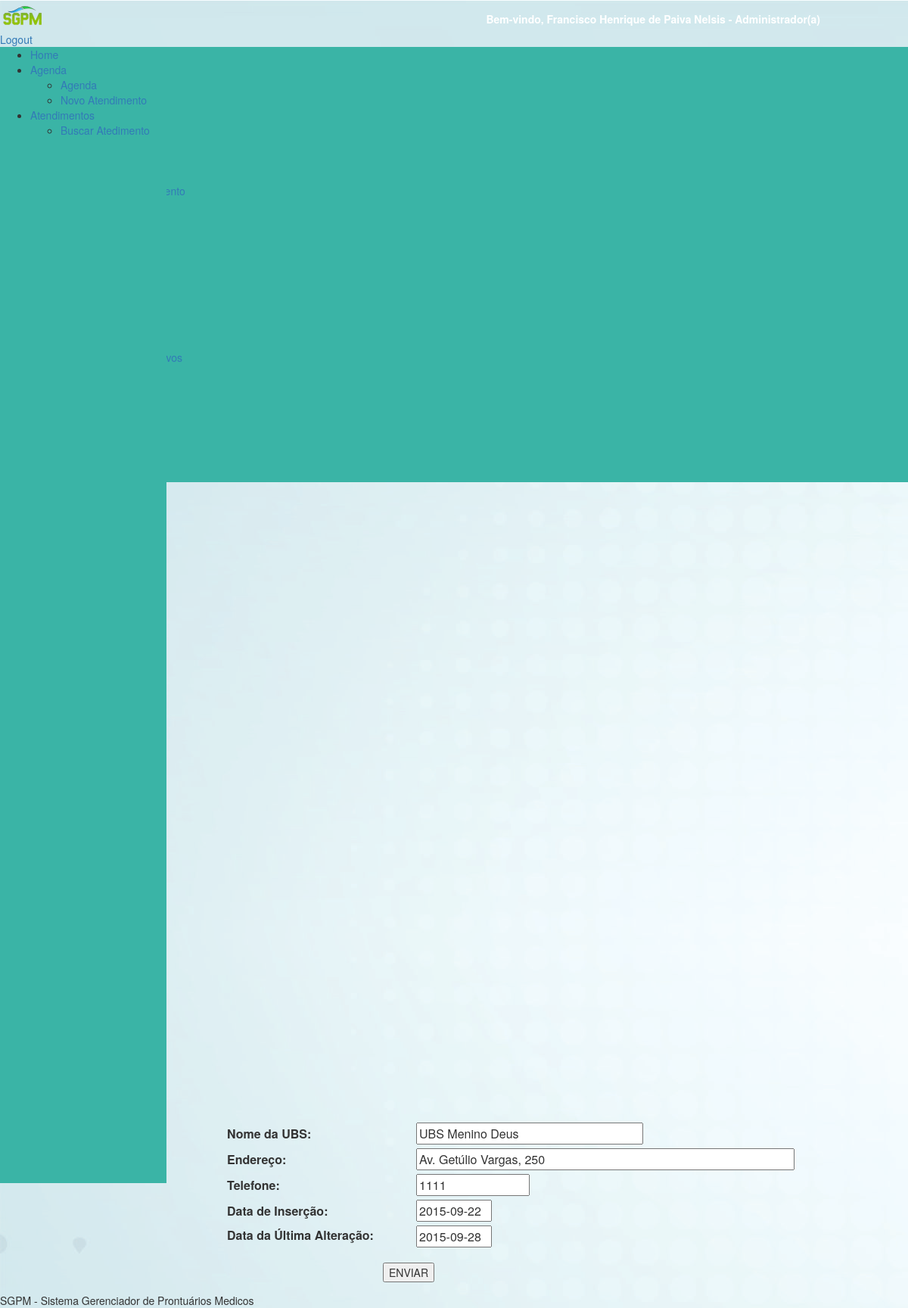
The app's page /formUBS.php?id=1 (signed in), older data.
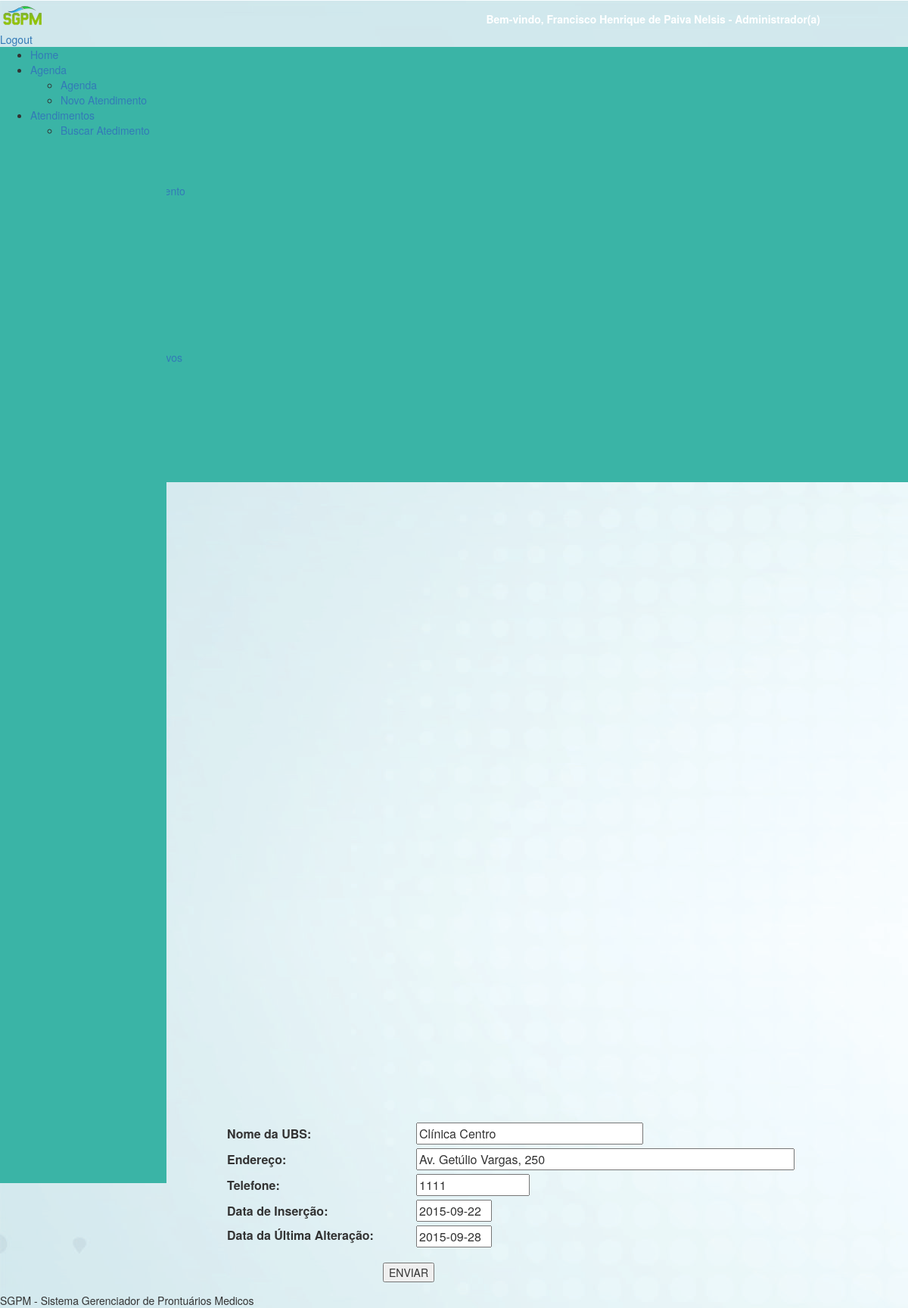
The same page, newer data.
### tables this page shows
CREATE TABLE IF NOT EXISTS `ubs` (
  `id_ubs` int(5) NOT NULL AUTO_INCREMENT,
  `ubs_atendimento` varchar(50) NOT NULL,
  `endereco` varchar(50) DEFAULT NULL,
  `telefone` int(10) DEFAULT NULL,
  `data_insercao` date DEFAULT NULL,
  `data_alteracao` date DEFAULT NULL,
  `data_desativacao` date DEFAULT NULL,
  PRIMARY KEY (`id_ubs`),
  UNIQUE KEY `id_ubs` (`id_ubs`)
);

### includes/funcoes_permissao.php (called while the page is built, shortened)
<?php
function verificarPermissao($permissao) {
    return array_search($permissao, $_SESSION['LOGIN']['PERMISSOES']) !== false ? true : false;
}

### formUBS.php (the view, shortened to what this page needs)
<?php include ('includes/cabecalho.php')?>
<?php include ('includes/menu.php')?>
<?php include ('includes/menuBack.php')?>
<?php
if (isset ( $_GET ['id'] )) {
	$con = mysqli_connect ( "localhost", "root", "", "sgpm" );
	mysqli_set_charset ( $con, "utf8" );
	$query = mysqli_query ( $con, "SELECT * FROM ubs WHERE id_ubs = {$_GET['id']} " );
	$dadosUBS = mysqli_fetch_array ( $query );
}
?>
<div class="divTudoFormUBS">
	<div id="tituloPaginaUBSCadastroAlteracao">
		<center><?php echo isset($_GET['id']) ? "Alterar UBS" : "Nova UBS"; ?></center>
	</div>
	<center>
		<div id="formConsultaAtendimento">
			<div class="content-dataTable" style="width: 40%; margin: 0 auto; margin-top: -200px; margin-left: 300px">
				<form method="POST">
					<table width="100%">
						<tr>
							<br />
							<td><label for="ubs_atendimento" style="width: 250px;">Nome da UBS:</label></td>
							<td><input style="width: 300px; margin-bottom: 5px;" type="text" placeholder="Nome da UBS de Atendimento"
								name="ubs_atendimento" id="ubs_atendimento"
								maxlength="50"
								value="<?php
								if (isset ( $dadosUBS ['ubs_atendimento'] )) {
									echo $dadosUBS ['ubs_atendimento'];
								}
								?>" /></td>
						</tr>
						<tr>
							<br />
							<td><label for="endereco">Endereço:</label></td>
							<td><input style="width: 500px; margin-bottom: 5px;" type="text"
								name="endereco" id="endereco" maxlength="400"
								value="<?php
								if (isset ( $dadosUBS ['endereco'] )) {
									echo $dadosUBS ['endereco'];
								}
								?>" /></td>
						</tr>
						<tr>
							<br />
							<td><label for="telefone">Telefone:</label></td>
							<td><input style="width: 150px; margin-bottom: 5px;" type="text"
								name="telefone" class="telefone" id="telefone" maxlength="10"
								value="<?php
								if (isset ( $dadosUBS ['telefone'] )) {
									echo $dadosUBS ['telefone'];
								}
								?>" /></td>
						</tr>
						<tr>
							<br />
							<td><label for="data_insercao">Data de Inser&#231;&#227;o:</label></td>
							<td><input readonly style="width: 100px; margin-bottom: 5px;" type="text"
								name="data_insercao" id="data_insercao" maxlength="10"
								value="<?php
								if (isset ( $dadosUBS ['data_insercao'] )) {
									echo $dadosUBS ['data_insercao'];
								} else {
									echo date ( "j, n, Y" );
								}
								?>" /></td>
						</tr>
						<tr>
							<br />
							<td><label for="data_alteracao">Data da &#218;ltima
									Altera&#231;&#227;o:</label></td>
							<td><input readonly style="width: 100px;" type="text"
								name="data_alteracao" id="data_alteracao" maxlength="10"
								value="<?php
								if (isset ( $dadosUBS ['data_alteracao'] )) {
									echo $dadosUBS ['data_alteracao'];
								}
								?>" /></td>
						</tr>
					</table>
					<br> <input type="hidden" id="id" name="id"
						?>" /> <input type="submit" name="enviar" value="ENVIAR"
						id="enviar_cadastro" />
				</form>
			</div>
		</div>
	</center>
</div>
<?php include ('includes/rodape.php')?>

### includes/cabecalho.php (shortened to what this page needs)
<?php
include ('includes/funcoes_permissao.php');
?>
<html>
<head>
<LINK href="css/bootstrap.css" rel="stylesheet" type="text/css">
<link rel="stylesheet" type="text/css" href="css/dataTables.css">
<link rel="stylesheet" type="text/css" href="css/menu.css">
<link rel="stylesheet" type="text/css" href="js/calendar/fullcalendar.css">
</head>
<body style="background-image: url(img/background_su.jpg);">
	<div class="cabecalho">
		<a href="home.php"> <img src="img/sgpm_logo2_fundoless_pequeno.png"
			class="logo"></a>
            <?php if (isset($_SESSION['LOGIN'])): ?>
                <div class="apresentacao">
			<?php if ($_SESSION ['LOGIN'] ['TIPO_FUNCIONARIO'] == 1): ?>
				<strong>Bem-vindo, <?php echo $_SESSION ['LOGIN'] ['NOME'] . " - " . $_SESSION ['LOGIN'] ['CARGO']; ?></strong>
			<?php endif; ?>
		</div>
		<div class="wrapLogoutButton">
			<a class="logoutButton" href="logout.php">Logout</a>
		</div>
            <?php endif; ?>
        </div>

### includes/menu.php (shortened to what this page needs)
<div id='cssmenu' style="height: 575px; background-color: #3ab4a6;">
	<ul>
		<li><a href='home.php'>Home</a></li>
		<li class='active'><a href='#'>Agenda</a>
			<ul>
                    <li><a href='consultarAgenda.php'>Agenda</a></li>
                    <li><a href='formAgenda.php'>Novo Atendimento</a>
			</ul></li>
<?php if (verificarPermissao('ATENDIMENTO_LISTAR') || verificarPermissao('ATENDIMENTO_INSERIR')): ?>
		<li class='active'><a href='#'>Atendimentos</a>
			<ul>
                <?php if (verificarPermissao('ATENDIMENTO_LISTAR')): ?>
                    <li><a href='consultarAtendimento.php'>Buscar
						Atedimento</a></li>
                <?php endif; ?>
                <?php if (verificarPermissao('ATENDIMENTO_INSERIR')): ?>
                    <li><a href='formAtendimento.php'>Novo Atendimento</a>
                    <?php endif; ?>
			</ul></li>
<?php endif; ?>
<?php if (verificarPermissao('TIPO_ATENDIMENTO_LISTAR') || verificarPermissao('TIPO_ATENDIMENTO_INSERIR')): ?>
		<li class='active'><a href='#'>Tipos de Atendimentos</a>
			<ul>
				<?php if (verificarPermissao('TIPO_ATENDIMENTO_LISTAR')): ?>
                  	<li><a href='consultarTipoAtendimento.php'>Tipos de
						Atendimento</a>
                 <?php endif; ?>
                 <?php if (verificarPermissao('TIPO_ATENDIMENTO_INSERIR')): ?>
				<li><a href='formTipoAtendimento.php'>Novo Tipo de Atendimento</a>
                 <?php endif; ?>
			</ul></li>
<?php endif; ?>
<?php if (verificarPermissao('PACIENTE_LISTAR') || verificarPermissao('PACIENTE_INSERIR')): ?>
		<li class='active'><a href='#'>Pacientes</a>
			<ul>
                <?php if (verificarPermissao('PACIENTE_LISTAR')): ?>
                    <li><a href='consultarPaciente.php'>Buscar Paciente</a></li>
                <?php endif; ?>
                <?php if (verificarPermissao('PACIENTE_INSERIR')): ?>
                    <li><a href='formPaciente.php'>Novo Paciente</a>
                    <?php endif; ?>
			</ul></li>
<?php endif; ?>
<?php if (verificarPermissao('FUNCIONARIO_LISTAR') || verificarPermissao('FUNCIONARIO_INSERIR')): ?>
		<li class='active'><a href='#'>Funcionários</a>
			<ul>
                <?php if (verificarPermissao('FUNCIONARIO_LISTAR')): ?>
                    <li><a href='consultarFuncionario.php'>Buscar
						Funcionário</a></li>
                <?php endif; ?>
                <?php if (verificarPermissao('FUNCIONARIO_INSERIR')): ?>
                    <li><a href='formFuncionario.php'>Novo Funcionário</a></li>
                <?php endif; ?>
            </ul></li>
<?php endif; ?>
<?php if (verificarPermissao('UBS_LISTAR') || verificarPermissao('UBS_INSERIR')): ?>
		<li class='active'><a href='#'>Unidades</a>
			<ul>
                <?php if (verificarPermissao('UBS_LISTAR')): ?>
                    <li><a href='consultarUBS.php'>Buscar Unidades</a></li>
                <?php endif; ?>
                <?php if (verificarPermissao('UBS_INSERIR')): ?>
                    <li><a href='formUBS.php'>Cadastrar Unidades</a></li>
                <?php endif; ?>
            </ul></li>
<?php endif; ?>
<?php if (verificarPermissao('RELATORIOS_ADMINISTRATIVOS') || verificarPermissao('RELATORIOS_MEDICOS')): ?>
		<li class='active'><a href='#'>Relatórios</a>
			<ul>
			    <?php if (verificarPermissao('RELATORIOS_ADMINISTRATIVOS')): ?>
                    <li><a href='relatoriosAdministrativos.php'>Relatórios Administrativos</a></li>
                <?php endif; ?>
                <?php if (verificarPermissao('RELATORIOS_MEDICOS')): ?>
                    <li><a href='#'>Relatórios Médicos</a></li>
                <?php endif; ?>
            </ul></li>
<?php endif; ?>
	</ul>
</div>

### includes/menuBack.php (shortened to what this page needs)
<LINK href="css/menuBack.css" rel="stylesheet" type="text/css">
<div id="menuBack">
    <div class="menuBack">
    </div>
</body>
</html>

### includes/rodape.php (shortened to what this page needs)
<LINK href="css/bootstrap.css" rel="stylesheet" type="text/css">
<div class="rodape">
	<div class="rodapeTexto">
		<div>SGPM - Sistema Gerenciador de Prontuários Medicos</div>
	</div>
	</body>
	</html>

### css/menuBack.css (style rules this page uses)
.menuBack { width: 220px; //width: 290px; position: relative; height: 173%; background-color: #3ab4a6; margin-top: -458px; left: 0px; }

Row changes from the older to the newer data that the page shows:
changed ubs "Av. Getúlio Vargas, 250": ubs_atendimento "UBS Menino Deus" → "Clínica Centro"
